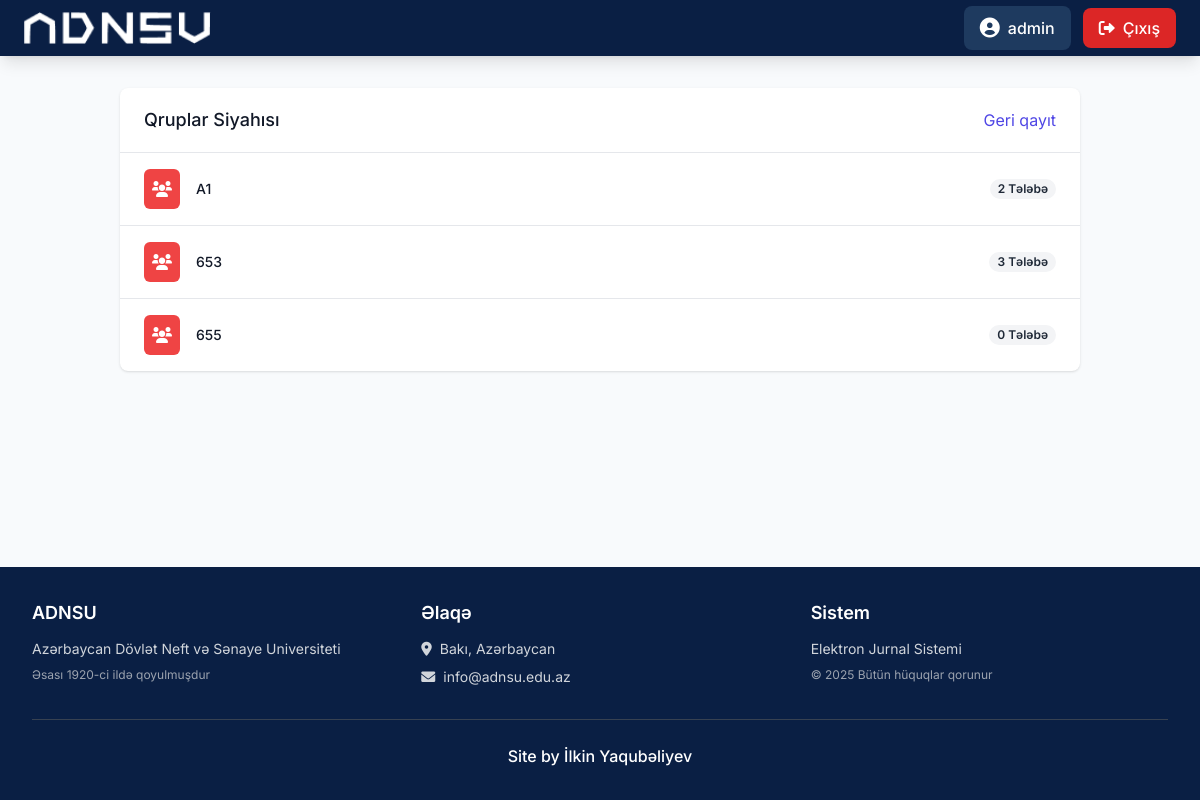
The app's page /group-list/ (signed in) with its own data.
### journal/models.py (models this page shows, shortened)
class User(AbstractUser):
    ROLE_CHOICES = (
        ('admin', 'Admin'),
        ('teacher', 'Müəllim'),
        ('student', 'Tələbə'),
    )
    role = models.CharField(max_length=10, choices=ROLE_CHOICES, default='student')
    def is_admin(self):
        return self.role == 'admin' or self.is_superuser

class Group(models.Model):
    name = models.CharField(max_length=50, verbose_name="Qrup adı")

### journal/views.py (the view)
# urls.py: path('group-list/', views.group_list, name='group_list'),
@login_required
def group_list(request):
    if not request.user.is_admin():
        return redirect('home')
    groups = Group.objects.all()
    return render(request, 'journal/group_list.html', {'groups': groups})

### journal/templates/journal/group_list.html (shortened to what this page needs)
{% extends 'base.html' %}
{% block content %}
<div class="bg-white shadow overflow-hidden sm:rounded-lg">
    <div class="px-4 py-5 sm:px-6 flex justify-between items-center">
        <h3 class="text-lg leading-6 font-medium text-gray-900">Qruplar Siyahısı</h3>
        <a href="{% url 'admin_dashboard' %}" class="text-indigo-600 hover:text-indigo-900">Geri qayıt</a>
    </div>
    <div class="border-t border-gray-200">
        <ul role="list" class="divide-y divide-gray-200">
            {% for group in groups %}
            <li class="px-4 py-4 sm:px-6 hover:bg-gray-50 transition duration-150">
                <div class="flex items-center justify-between">
                    <div class="flex items-center">
                        <div class="flex-shrink-0 bg-red-500 rounded-md p-2">
                            <i class="fas fa-users text-white"></i>
                        </div>
                        <div class="ml-4">
                            <div class="text-sm font-medium text-gray-900">{{ group.name }}</div>
                        </div>
                    </div>
                    <div class="ml-2 flex-shrink-0 flex">
                        <span
                            class="px-2 inline-flex text-xs leading-5 font-semibold rounded-full bg-gray-100 text-gray-800">
                            {{ group.studentprofile_set.count }} Tələbə
                        </span>
                    </div>
                </div>
            </li>
            {% empty %}
            <li class="px-4 py-4 sm:px-6 text-center text-gray-500">Heç bir qrup tapılmadı.</li>
            {% endfor %}
        </ul>
    </div>
</div>
{% endblock %}

### templates/base.html (shortened to what this page needs)
<!DOCTYPE html>
<html lang="az">
<head>
    <script src="https://cdn.tailwindcss.com"></script>
    <link href="https://cdnjs.cloudflare.com/ajax/libs/font-awesome/6.0.0/css/all.min.css" rel="stylesheet">
</head>
<body class="bg-adnsu-light text-gray-800 min-h-screen flex flex-col">
    <nav class="bg-adnsu-navy shadow-lg">
        <div class="max-w-7xl mx-auto px-2 sm:px-4 lg:px-6">
            <div class="flex justify-between items-center h-14">
                <div class="flex items-center flex-shrink-0">
                    {% load static %}
                    <a href="{% url 'home' %}" class="flex items-center">
                        <img src="{% static 'logo.png' %}" alt="ADNSU Logo" class="h-5 sm:h-8 w-auto object-contain">
                    </a>
                </div>
                <div class="flex items-center space-x-2 sm:space-x-4">
                    {% if user.is_authenticated %}
                    <div class="flex items-center space-x-2 sm:space-x-3">
                        <div class="flex items-center bg-adnsu-blue px-2 sm:px-4 py-2 rounded-lg">
                            <i class="fas fa-user-circle text-white text-lg sm:text-xl"></i>
                            <span class="text-white font-medium ml-2">{{ user.first_name|default:user.username }}</span>
                        </div>
                        <form action="{% url 'logout' %}" method="post" class="inline">
                            <button type="submit"
                                class="flex items-center px-2 sm:px-4 py-2 bg-red-600 hover:bg-red-700 text-white rounded-lg transition duration-150 font-medium">
                                <i class="fas fa-sign-out-alt sm:mr-2"></i>
                                <span class="hidden sm:inline">Çıxış</span>
                            </button>
                        </form>
                    </div>
                    {% endif %}
                </div>
            </div>
        </div>
    </nav>
    <main class="flex-grow container mx-auto px-4 sm:px-6 lg:px-8 py-8">
        {% block content %}{% endblock %}
    </main>
    <footer class="bg-adnsu-navy text-white mt-auto">
        <div class="max-w-7xl mx-auto py-8 px-4 sm:px-6 lg:px-8">
            <div class="grid grid-cols-1 md:grid-cols-3 gap-8">
                <div>
                    <h3 class="text-lg font-semibold mb-3">ADNSU</h3>
                    <p class="text-gray-300 text-sm">Azərbaycan Dövlət Neft və Sənaye Universiteti</p>
                    <p class="text-gray-400 text-xs mt-2">Əsası 1920-ci ildə qoyulmuşdur</p>
                </div>
                <div>
                    <h3 class="text-lg font-semibold mb-3">Əlaqə</h3>
                    <p class="text-gray-300 text-sm">
                        <i class="fas fa-map-marker-alt mr-2"></i>Bakı, Azərbaycan
                    </p>
                    <p class="text-gray-300 text-sm mt-2">
                        <i class="fas fa-envelope mr-2"></i>info@adnsu.edu.az
                    </p>
                </div>
                <div>
                    <h3 class="text-lg font-semibold mb-3">Sistem</h3>
                    <p class="text-gray-300 text-sm">Elektron Jurnal Sistemi</p>
                    <p class="text-gray-400 text-xs mt-2">&copy; {% now "Y" %} Bütün hüquqlar qorunur</p>
                </div>
            </div>
            <div class="mt-8 pt-6 border-t border-gray-700 text-center">
                <p class="text-white text-base font-medium">Site by İlkin Yaqubəliyev</p>
            </div>
        </div>
    </footer>
</body>
</html>

### templates/base.html (style rules this page uses)
body { font-family: 'Inter', sans-serif; }

### records on screen
User: first_name "admin"
Group: name "A1", studentprofile_set.count "2"
Group: name "653", studentprofile_set.count "3"
Group: name "655", studentprofile_set.count "0"
